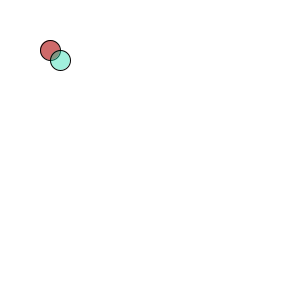
Frame 1 (no input)
Frame 60 (the mouse pressed at the canvas centre just before this capture): identical to frame 1, image omitted
Frame 120 (the mouse held since frame 60 and released just before this capture): identical to frame 1, image omitted

The Processing sketch that drew this single still picture (run headless with seeded random() and noise(); from frame 60 on, the mouse is pressed at the canvas centre):

// Processing sketch: ex13_opacity
// ── ex13_opacity.pde
void setup() {
  size(300,300);
  background(255);
}

void draw() {
  background(255);
  
  fill(206,106,106);
  ellipse(50,50,20,20);
  
  /* the last argument 100 means this
   * fill color will have an opacity level
   * of 100, 0 is completely transparent
   * 255 is opaque
   */
  fill(15,216,168,100);
  //fill(#EA2B7E, 100);
  ellipse(60,60,20,20);
}
 
